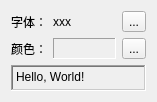
<?xml version="1.0" encoding="UTF-8"?>
<ui version="4.0">
 <class>mainWndClass</class>
 <widget class="QWidget" name="mainWndClass">
  <property name="geometry">
   <rect>
    <x>0</x>
    <y>0</y>
    <width>157</width>
    <height>102</height>
   </rect>
  </property>
  <property name="windowTitle">
   <string>mainWnd</string>
  </property>
  <layout class="QVBoxLayout" name="verticalLayout_2">
   <item>
    <layout class="QVBoxLayout" name="verticalLayout">
     <item>
      <layout class="QHBoxLayout" name="horizontalLayout">
       <item>
        <widget class="QLabel" name="label">
         <property name="text">
          <string>字体：</string>
         </property>
        </widget>
       </item>
       <item>
        <widget class="QLabel" name="lblFont">
         <property name="sizePolicy">
          <sizepolicy hsizetype="Expanding" vsizetype="Preferred">
           <horstretch>0</horstretch>
           <verstretch>0</verstretch>
          </sizepolicy>
         </property>
         <property name="minimumSize">
          <size>
           <width>50</width>
           <height>0</height>
          </size>
         </property>
         <property name="text">
          <string>xxx</string>
         </property>
        </widget>
       </item>
       <item>
        <widget class="QToolButton" name="btnSelFont">
         <property name="text">
          <string>...</string>
         </property>
        </widget>
       </item>
      </layout>
     </item>
     <item>
      <layout class="QHBoxLayout" name="horizontalLayout_2">
       <item>
        <widget class="QLabel" name="label_2">
         <property name="text">
          <string>颜色：</string>
         </property>
        </widget>
       </item>
       <item>
        <widget class="QLabel" name="lblColor">
         <property name="sizePolicy">
          <sizepolicy hsizetype="Expanding" vsizetype="Preferred">
           <horstretch>0</horstretch>
           <verstretch>0</verstretch>
          </sizepolicy>
         </property>
         <property name="minimumSize">
          <size>
           <width>50</width>
           <height>0</height>
          </size>
         </property>
         <property name="autoFillBackground">
          <bool>true</bool>
         </property>
         <property name="frameShape">
          <enum>QFrame::Panel</enum>
         </property>
         <property name="frameShadow">
          <enum>QFrame::Sunken</enum>
         </property>
         <property name="text">
          <string/>
         </property>
        </widget>
       </item>
       <item>
        <widget class="QToolButton" name="btnSelColor">
         <property name="text">
          <string>...</string>
         </property>
        </widget>
       </item>
      </layout>
     </item>
     <item>
      <widget class="QLabel" name="lblPreview">
       <property name="minimumSize">
        <size>
         <width>0</width>
         <height>0</height>
        </size>
       </property>
       <property name="frameShape">
        <enum>QFrame::WinPanel</enum>
       </property>
       <property name="frameShadow">
        <enum>QFrame::Sunken</enum>
       </property>
       <property name="text">
        <string>Hello, World!</string>
       </property>
       <property name="alignment">
        <set>Qt::AlignLeading|Qt::AlignLeft|Qt::AlignTop</set>
       </property>
       <property name="wordWrap">
        <bool>true</bool>
       </property>
      </widget>
     </item>
    </layout>
   </item>
  </layout>
 </widget>
 <layoutdefault spacing="6" margin="11"/>
 <resources>
  <include location="mainwnd.qrc"/>
 </resources>
 <connections/>
</ui>
